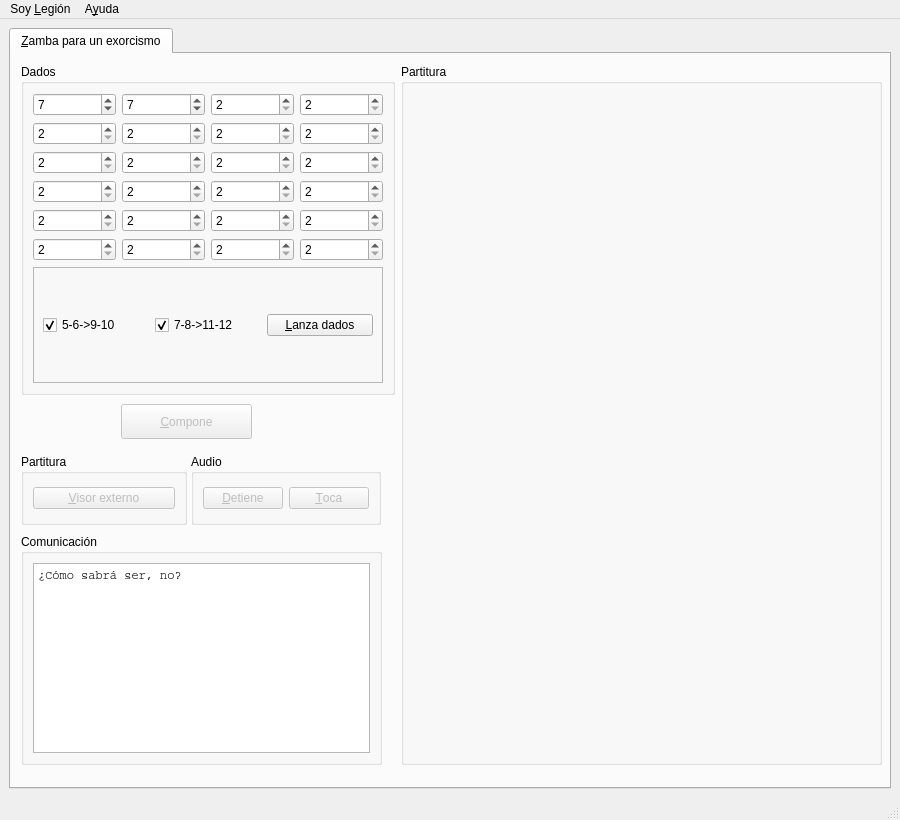
<?xml version="1.0" encoding="UTF-8"?>
<ui version="4.0">
 <class>MainWindow</class>
 <widget class="QMainWindow" name="MainWindow">
  <property name="windowModality">
   <enum>Qt::ApplicationModal</enum>
  </property>
  <property name="geometry">
   <rect>
    <x>0</x>
    <y>0</y>
    <width>900</width>
    <height>820</height>
   </rect>
  </property>
  <property name="sizePolicy">
   <sizepolicy hsizetype="Ignored" vsizetype="Ignored">
    <horstretch>0</horstretch>
    <verstretch>0</verstretch>
   </sizepolicy>
  </property>
  <property name="minimumSize">
   <size>
    <width>900</width>
    <height>820</height>
   </size>
  </property>
  <property name="maximumSize">
   <size>
    <width>900</width>
    <height>820</height>
   </size>
  </property>
  <property name="windowTitle">
   <string>Soy Legión</string>
  </property>
  <property name="windowIcon">
   <iconset>
    <normaloff>recursos/soyicono.png</normaloff>recursos/soyicono.png</iconset>
  </property>
  <widget class="QWidget" name="centralwidget">
   <layout class="QGridLayout" name="gridLayout">
    <item row="0" column="0">
     <widget class="QTabWidget" name="tabSoy">
      <property name="enabled">
       <bool>true</bool>
      </property>
      <property name="sizePolicy">
       <sizepolicy hsizetype="Preferred" vsizetype="Preferred">
        <horstretch>0</horstretch>
        <verstretch>0</verstretch>
       </sizepolicy>
      </property>
      <property name="maximumSize">
       <size>
        <width>16777215</width>
        <height>775</height>
       </size>
      </property>
      <property name="tabPosition">
       <enum>QTabWidget::North</enum>
      </property>
      <property name="tabShape">
       <enum>QTabWidget::Rounded</enum>
      </property>
      <property name="currentIndex">
       <number>0</number>
      </property>
      <property name="elideMode">
       <enum>Qt::ElideNone</enum>
      </property>
      <property name="documentMode">
       <bool>false</bool>
      </property>
      <property name="tabsClosable">
       <bool>false</bool>
      </property>
      <widget class="QWidget" name="tabZamba">
       <attribute name="title">
        <string>&amp;Zamba para un exorcismo</string>
       </attribute>
       <widget class="QGroupBox" name="groupBox_dados">
        <property name="geometry">
         <rect>
          <x>10</x>
          <y>10</y>
          <width>374</width>
          <height>331</height>
         </rect>
        </property>
        <property name="title">
         <string>Dados</string>
        </property>
        <layout class="QGridLayout" name="gridLayout_2">
         <item row="0" column="0">
          <widget class="QSpinBox" name="compas_01">
           <property name="minimum">
            <number>2</number>
           </property>
           <property name="maximum">
            <number>12</number>
           </property>
           <property name="value">
            <number>7</number>
           </property>
          </widget>
         </item>
         <item row="0" column="1">
          <widget class="QSpinBox" name="compas_02">
           <property name="minimum">
            <number>2</number>
           </property>
           <property name="maximum">
            <number>12</number>
           </property>
           <property name="value">
            <number>7</number>
           </property>
          </widget>
         </item>
         <item row="0" column="2">
          <widget class="QSpinBox" name="compas_03">
           <property name="minimum">
            <number>2</number>
           </property>
           <property name="maximum">
            <number>12</number>
           </property>
          </widget>
         </item>
         <item row="0" column="3">
          <widget class="QSpinBox" name="compas_04">
           <property name="minimum">
            <number>2</number>
           </property>
           <property name="maximum">
            <number>12</number>
           </property>
          </widget>
         </item>
         <item row="1" column="0">
          <widget class="QSpinBox" name="compas_05">
           <property name="minimum">
            <number>2</number>
           </property>
           <property name="maximum">
            <number>12</number>
           </property>
          </widget>
         </item>
         <item row="1" column="1">
          <widget class="QSpinBox" name="compas_06">
           <property name="minimum">
            <number>2</number>
           </property>
           <property name="maximum">
            <number>12</number>
           </property>
          </widget>
         </item>
         <item row="1" column="2">
          <widget class="QSpinBox" name="compas_07">
           <property name="minimum">
            <number>2</number>
           </property>
           <property name="maximum">
            <number>12</number>
           </property>
          </widget>
         </item>
         <item row="1" column="3">
          <widget class="QSpinBox" name="compas_08">
           <property name="minimum">
            <number>2</number>
           </property>
           <property name="maximum">
            <number>12</number>
           </property>
          </widget>
         </item>
         <item row="2" column="0">
          <widget class="QSpinBox" name="compas_09">
           <property name="minimum">
            <number>2</number>
           </property>
           <property name="maximum">
            <number>12</number>
           </property>
          </widget>
         </item>
         <item row="2" column="1">
          <widget class="QSpinBox" name="compas_10">
           <property name="minimum">
            <number>2</number>
           </property>
           <property name="maximum">
            <number>12</number>
           </property>
          </widget>
         </item>
         <item row="2" column="2">
          <widget class="QSpinBox" name="compas_11">
           <property name="minimum">
            <number>2</number>
           </property>
           <property name="maximum">
            <number>12</number>
           </property>
          </widget>
         </item>
         <item row="2" column="3">
          <widget class="QSpinBox" name="compas_12">
           <property name="minimum">
            <number>2</number>
           </property>
           <property name="maximum">
            <number>12</number>
           </property>
          </widget>
         </item>
         <item row="3" column="0">
          <widget class="QSpinBox" name="compas_13">
           <property name="minimum">
            <number>2</number>
           </property>
           <property name="maximum">
            <number>12</number>
           </property>
          </widget>
         </item>
         <item row="3" column="1">
          <widget class="QSpinBox" name="compas_14">
           <property name="minimum">
            <number>2</number>
           </property>
           <property name="maximum">
            <number>12</number>
           </property>
          </widget>
         </item>
         <item row="3" column="2">
          <widget class="QSpinBox" name="compas_15">
           <property name="minimum">
            <number>2</number>
           </property>
           <property name="maximum">
            <number>12</number>
           </property>
          </widget>
         </item>
         <item row="3" column="3">
          <widget class="QSpinBox" name="compas_16">
           <property name="minimum">
            <number>2</number>
           </property>
           <property name="maximum">
            <number>12</number>
           </property>
          </widget>
         </item>
         <item row="4" column="0">
          <widget class="QSpinBox" name="compas_17">
           <property name="minimum">
            <number>2</number>
           </property>
           <property name="maximum">
            <number>12</number>
           </property>
          </widget>
         </item>
         <item row="4" column="1">
          <widget class="QSpinBox" name="compas_18">
           <property name="minimum">
            <number>2</number>
           </property>
           <property name="maximum">
            <number>12</number>
           </property>
          </widget>
         </item>
         <item row="4" column="2">
          <widget class="QSpinBox" name="compas_19">
           <property name="minimum">
            <number>2</number>
           </property>
           <property name="maximum">
            <number>12</number>
           </property>
          </widget>
         </item>
         <item row="4" column="3">
          <widget class="QSpinBox" name="compas_20">
           <property name="minimum">
            <number>2</number>
           </property>
           <property name="maximum">
            <number>12</number>
           </property>
          </widget>
         </item>
         <item row="5" column="0">
          <widget class="QSpinBox" name="compas_21">
           <property name="minimum">
            <number>2</number>
           </property>
           <property name="maximum">
            <number>12</number>
           </property>
          </widget>
         </item>
         <item row="5" column="1">
          <widget class="QSpinBox" name="compas_22">
           <property name="minimum">
            <number>2</number>
           </property>
           <property name="maximum">
            <number>12</number>
           </property>
          </widget>
         </item>
         <item row="5" column="2">
          <widget class="QSpinBox" name="compas_23">
           <property name="minimum">
            <number>2</number>
           </property>
           <property name="maximum">
            <number>12</number>
           </property>
          </widget>
         </item>
         <item row="5" column="3">
          <widget class="QSpinBox" name="compas_24">
           <property name="minimum">
            <number>2</number>
           </property>
           <property name="maximum">
            <number>12</number>
           </property>
          </widget>
         </item>
         <item row="6" column="0" colspan="4">
          <widget class="QFrame" name="frame">
           <property name="frameShape">
            <enum>QFrame::StyledPanel</enum>
           </property>
           <property name="frameShadow">
            <enum>QFrame::Raised</enum>
           </property>
           <layout class="QHBoxLayout" name="horizontalLayout">
            <item>
             <widget class="QCheckBox" name="check_56_910">
              <property name="text">
               <string>5-6-&gt;9-10</string>
              </property>
              <property name="checked">
               <bool>true</bool>
              </property>
              <property name="tristate">
               <bool>false</bool>
              </property>
             </widget>
            </item>
            <item>
             <widget class="QCheckBox" name="check_78_1112">
              <property name="text">
               <string>7-8-&gt;11-12</string>
              </property>
              <property name="checked">
               <bool>true</bool>
              </property>
              <property name="tristate">
               <bool>false</bool>
              </property>
             </widget>
            </item>
            <item>
             <widget class="QPushButton" name="botonDados">
              <property name="text">
               <string>&amp;Lanza dados</string>
              </property>
             </widget>
            </item>
           </layout>
          </widget>
         </item>
        </layout>
       </widget>
       <widget class="QGroupBox" name="groupBox_partitura">
        <property name="geometry">
         <rect>
          <x>390</x>
          <y>10</y>
          <width>481</width>
          <height>701</height>
         </rect>
        </property>
        <property name="title">
         <string>Partitura</string>
        </property>
        <widget class="QLabel" name="label">
         <property name="geometry">
          <rect>
           <x>8</x>
           <y>35</y>
           <width>467</width>
           <height>661</height>
          </rect>
         </property>
         <property name="text">
          <string/>
         </property>
         <property name="scaledContents">
          <bool>true</bool>
         </property>
        </widget>
       </widget>
       <widget class="QGroupBox" name="groupBox_comunicacion">
        <property name="geometry">
         <rect>
          <x>10</x>
          <y>480</y>
          <width>361</width>
          <height>231</height>
         </rect>
        </property>
        <property name="title">
         <string>Comunicación</string>
        </property>
        <layout class="QGridLayout" name="gridLayout_5">
         <item row="0" column="0">
          <widget class="QPlainTextEdit" name="salidaTexto">
           <property name="font">
            <font>
             <family>Courier</family>
            </font>
           </property>
           <property name="readOnly">
            <bool>true</bool>
           </property>
           <property name="plainText">
            <string comment="Hola Mundo!" extracomment="Hola">¿Cómo sabrá ser, no?</string>
           </property>
          </widget>
         </item>
        </layout>
       </widget>
       <widget class="QGroupBox" name="groupBox_pdf">
        <property name="geometry">
         <rect>
          <x>10</x>
          <y>400</y>
          <width>166</width>
          <height>71</height>
         </rect>
        </property>
        <property name="title">
         <string>Partitura</string>
        </property>
        <layout class="QGridLayout" name="gridLayout_3">
         <item row="0" column="0">
          <widget class="QPushButton" name="botonPDF">
           <property name="enabled">
            <bool>false</bool>
           </property>
           <property name="text">
            <string>&amp;Visor externo</string>
           </property>
          </widget>
         </item>
        </layout>
       </widget>
       <widget class="QPushButton" name="botonComponer">
        <property name="enabled">
         <bool>false</bool>
        </property>
        <property name="geometry">
         <rect>
          <x>110</x>
          <y>350</y>
          <width>131</width>
          <height>35</height>
         </rect>
        </property>
        <property name="text">
         <string>&amp;Compone</string>
        </property>
       </widget>
       <widget class="QGroupBox" name="groupBox_audio">
        <property name="geometry">
         <rect>
          <x>180</x>
          <y>400</y>
          <width>190</width>
          <height>71</height>
         </rect>
        </property>
        <property name="title">
         <string>Audio</string>
        </property>
        <layout class="QGridLayout" name="gridLayout_4">
         <item row="1" column="0">
          <widget class="QPushButton" name="botonStop">
           <property name="enabled">
            <bool>false</bool>
           </property>
           <property name="text">
            <string>&amp;Detiene</string>
           </property>
          </widget>
         </item>
         <item row="1" column="1">
          <widget class="QPushButton" name="botonPlay">
           <property name="enabled">
            <bool>false</bool>
           </property>
           <property name="text">
            <string>&amp;Toca</string>
           </property>
          </widget>
         </item>
        </layout>
       </widget>
      </widget>
     </widget>
    </item>
   </layout>
  </widget>
  <widget class="QMenuBar" name="menubar">
   <property name="geometry">
    <rect>
     <x>0</x>
     <y>0</y>
     <width>900</width>
     <height>30</height>
    </rect>
   </property>
   <widget class="QMenu" name="menuSoy_Legion">
    <property name="title">
     <string>Soy &amp;Legión</string>
    </property>
    <addaction name="actionVer_Plantilla"/>
    <addaction name="separator"/>
    <addaction name="action_Salir"/>
   </widget>
   <widget class="QMenu" name="menuA_yuda">
    <property name="title">
     <string>A&amp;yuda</string>
    </property>
    <addaction name="action_Ver_reglas_del_juego"/>
    <addaction name="separator"/>
    <addaction name="actionAcerca_de"/>
   </widget>
   <addaction name="menuSoy_Legion"/>
   <addaction name="menuA_yuda"/>
  </widget>
  <widget class="QStatusBar" name="statusbar"/>
  <action name="action_Salir">
   <property name="text">
    <string>&amp;Salir</string>
   </property>
   <property name="shortcut">
    <string>Ctrl+Q</string>
   </property>
  </action>
  <action name="actionAcerca_de">
   <property name="icon">
    <iconset>
     <normaloff>soyicono.png</normaloff>soyicono.png</iconset>
   </property>
   <property name="text">
    <string>A&amp;cerca de...</string>
   </property>
  </action>
  <action name="action_Ver_reglas_del_juego">
   <property name="text">
    <string>&amp;Ver reglas del juego...</string>
   </property>
  </action>
  <action name="actionVer_Plantilla">
   <property name="text">
    <string>Ver &amp;Plantilla...</string>
   </property>
  </action>
 </widget>
 <tabstops>
  <tabstop>tabSoy</tabstop>
  <tabstop>compas_01</tabstop>
  <tabstop>compas_02</tabstop>
  <tabstop>compas_03</tabstop>
  <tabstop>compas_04</tabstop>
  <tabstop>compas_05</tabstop>
  <tabstop>compas_06</tabstop>
  <tabstop>compas_07</tabstop>
  <tabstop>compas_08</tabstop>
  <tabstop>compas_09</tabstop>
  <tabstop>compas_10</tabstop>
  <tabstop>compas_11</tabstop>
  <tabstop>compas_12</tabstop>
  <tabstop>compas_13</tabstop>
  <tabstop>compas_14</tabstop>
  <tabstop>compas_15</tabstop>
  <tabstop>compas_16</tabstop>
  <tabstop>compas_17</tabstop>
  <tabstop>compas_18</tabstop>
  <tabstop>compas_19</tabstop>
  <tabstop>compas_20</tabstop>
  <tabstop>compas_21</tabstop>
  <tabstop>compas_22</tabstop>
  <tabstop>compas_23</tabstop>
  <tabstop>compas_24</tabstop>
  <tabstop>check_56_910</tabstop>
  <tabstop>check_78_1112</tabstop>
  <tabstop>botonDados</tabstop>
  <tabstop>botonComponer</tabstop>
  <tabstop>botonPDF</tabstop>
  <tabstop>botonStop</tabstop>
  <tabstop>botonPlay</tabstop>
  <tabstop>salidaTexto</tabstop>
 </tabstops>
 <resources/>
 <connections>
  <connection>
   <sender>action_Salir</sender>
   <signal>triggered()</signal>
   <receiver>MainWindow</receiver>
   <slot>close()</slot>
   <hints>
    <hint type="sourcelabel">
     <x>-1</x>
     <y>-1</y>
    </hint>
    <hint type="destinationlabel">
     <x>466</x>
     <y>442</y>
    </hint>
   </hints>
  </connection>
 </connections>
</ui>
